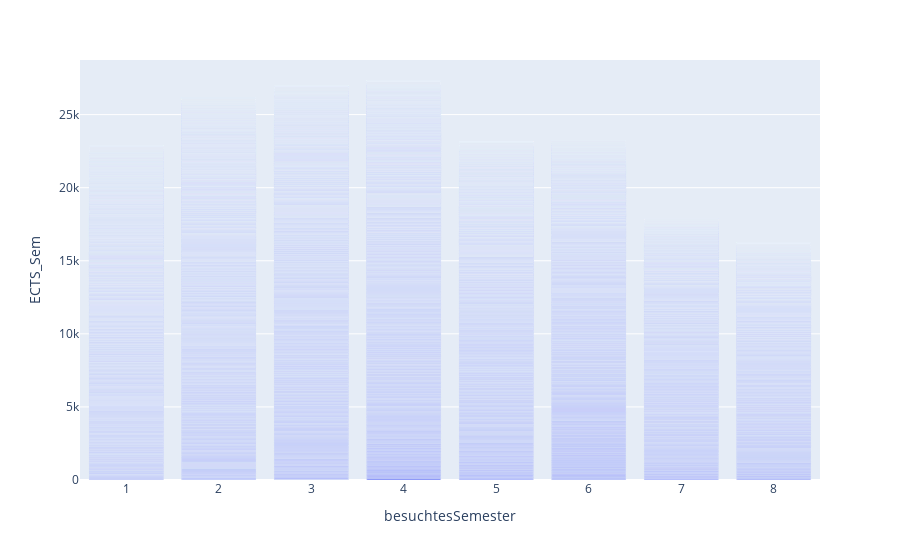

Notebook source saved alongside this figure:
### Code cell
px.bar(df_reduced, x="besuchtesSemester", y="ECTS_Sem")

### Figure 1 — Plotly figure (JSON) as saved in the notebook; plotly's stock layout.template omitted (floating-point values rounded to 4 significant figures; data arrays with more than 128 entries replaced by an {"elided": "..."} marker saying what was removed)
{"data": [{"alignmentgroup": "True", "hovertemplate": "besuchtesSemester=%{x}<br>ECTS_Sem=%{y}<extra></extra>", "legendgroup": "", "marker": {"color": "#636efa", "pattern": {"shape": ""}}, "name": "", "offsetgroup": "", "orientation": "v", "showlegend": false, "textposition": "auto", "type": "bar", "x": {"elided": "11875 int values"}, "xaxis": "x", "y": {"elided": "11875 float values"}, "yaxis": "y"}], "layout": {"barmode": "relative", "legend": {"tracegroupgap": 0}, "margin": {"t": 60}, "xaxis": {"anchor": "y", "domain": [0, 1], "title": {"text": "besuchtesSemester"}}, "yaxis": {"anchor": "x", "domain": [0, 1], "title": {"text": "ECTS_Sem"}}}}
